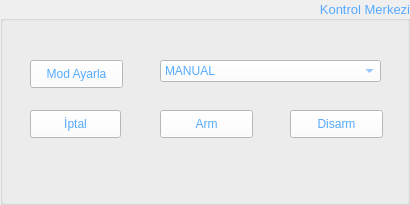
           <widget class="QGroupBox" name="groupBox_5">
            <property name="sizePolicy">
             <sizepolicy hsizetype="Preferred" vsizetype="Preferred">
              <horstretch>0</horstretch>
              <verstretch>0</verstretch>
             </sizepolicy>
            </property>
            <property name="minimumSize">
             <size>
              <width>410</width>
              <height>205</height>
             </size>
            </property>
            <property name="maximumSize">
             <size>
              <width>400</width>
              <height>300</height>
             </size>
            </property>
            <property name="font">
             <font>
              <pointsize>10</pointsize>
             </font>
            </property>
            <property name="styleSheet">
             <string notr="true">color: rgb(85, 170, 255);</string>
            </property>
            <property name="title">
             <string>Kontrol Merkezi</string>
            </property>
            <property name="alignment">
             <set>Qt::AlignRight|Qt::AlignTrailing|Qt::AlignVCenter</set>
            </property>
            <widget class="QPushButton" name="armBtn">
             <property name="geometry">
              <rect>
               <x>160</x>
               <y>110</y>
               <width>93</width>
               <height>28</height>
              </rect>
             </property>
             <property name="styleSheet">
              <string notr="true">background-color: rgb(255, 255, 255);</string>
             </property>
             <property name="text">
              <string>Arm</string>
             </property>
            </widget>
            <widget class="QPushButton" name="disarmBtn">
             <property name="geometry">
              <rect>
               <x>290</x>
               <y>110</y>
               <width>93</width>
               <height>28</height>
              </rect>
             </property>
             <property name="styleSheet">
              <string notr="true">background-color: rgb(255, 255, 255);</string>
             </property>
             <property name="text">
              <string>Disarm</string>
             </property>
            </widget>
            <widget class="QPushButton" name="iptalBtn">
             <property name="geometry">
              <rect>
               <x>30</x>
               <y>110</y>
               <width>91</width>
               <height>28</height>
              </rect>
             </property>
             <property name="styleSheet">
              <string notr="true">background-color: rgb(255, 255, 255);</string>
             </property>
             <property name="text">
              <string>İptal</string>
             </property>
            </widget>
            <widget class="QComboBox" name="modes">
             <property name="geometry">
              <rect>
               <x>160</x>
               <y>60</y>
               <width>221</width>
               <height>22</height>
              </rect>
             </property>
             <property name="styleSheet">
              <string notr="true">background-color: rgb(255, 255, 255);</string>
             </property>
             <item>
              <property name="text">
               <string>MANUAL</string>
              </property>
             </item>
             <item>
              <property name="text">
               <string>ACRO</string>
              </property>
             </item>
             <item>
              <property name="text">
               <string>STABILIZE</string>
              </property>
             </item>
             <item>
              <property name="text">
               <string>ALT_HOLD</string>
              </property>
             </item>
             <item>
              <property name="text">
               <string>LOITER</string>
              </property>
             </item>
             <item>
              <property name="text">
               <string>RTL</string>
              </property>
             </item>
             <item>
              <property name="text">
               <string>AUTO</string>
              </property>
             </item>
             <item>
              <property name="text">
               <string>GUIDED</string>
              </property>
             </item>
             <item>
              <property name="text">
               <string>TEST</string>
              </property>
             </item>
             <item>
              <property name="text">
               <string>RTK</string>
              </property>
             </item>
             <item>
              <property name="text">
               <string>FOLLOW</string>
              </property>
             </item>
             <item>
              <property name="text">
               <string>QSTABILIZE</string>
              </property>
             </item>
             <item>
              <property name="text">
               <string>QHOVER</string>
              </property>
             </item>
             <item>
              <property name="text">
               <string>QLAND</string>
              </property>
             </item>
             <item>
              <property name="text">
               <string>QRTL</string>
              </property>
             </item>
             <item>
              <property name="text">
               <string>QLOITER</string>
              </property>
             </item>
            </widget>
            <widget class="QPushButton" name="modAyarlaBtn">
             <property name="geometry">
              <rect>
               <x>30</x>
               <y>60</y>
               <width>93</width>
               <height>28</height>
              </rect>
             </property>
             <property name="styleSheet">
              <string notr="true">background-color: rgb(255, 255, 255);</string>
             </property>
             <property name="text">
              <string>Mod Ayarla</string>
             </property>
            </widget>
           </widget>
